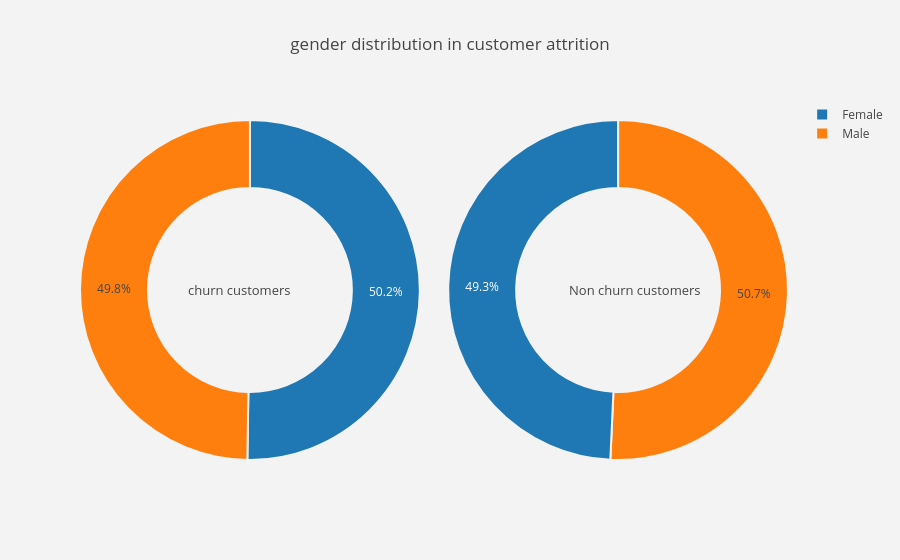
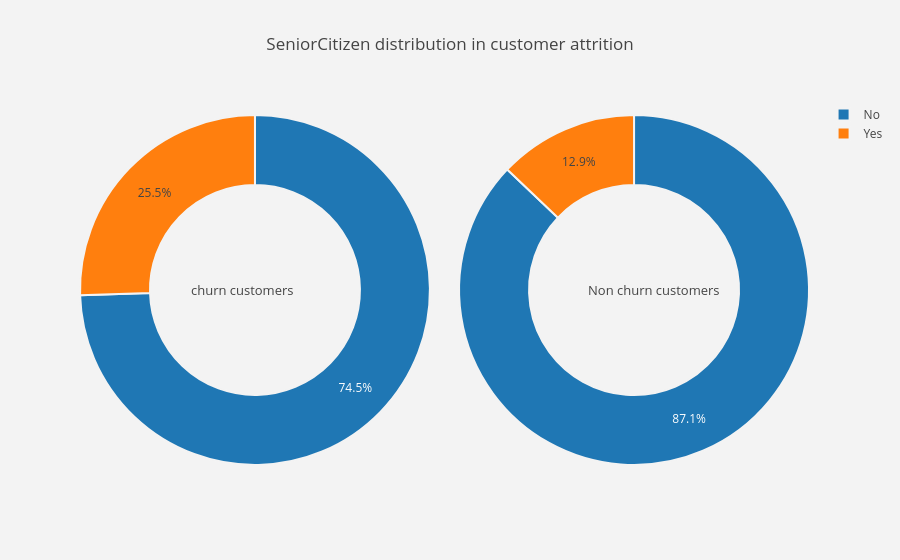
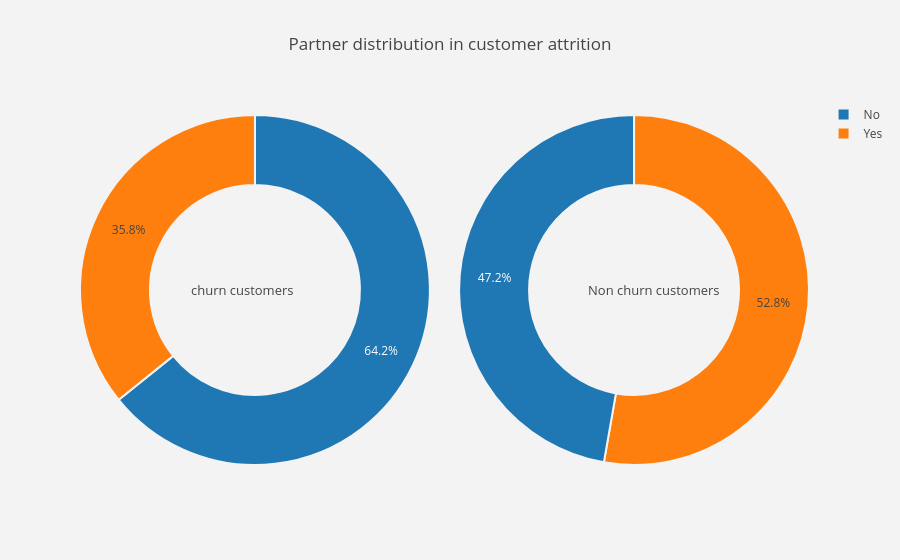
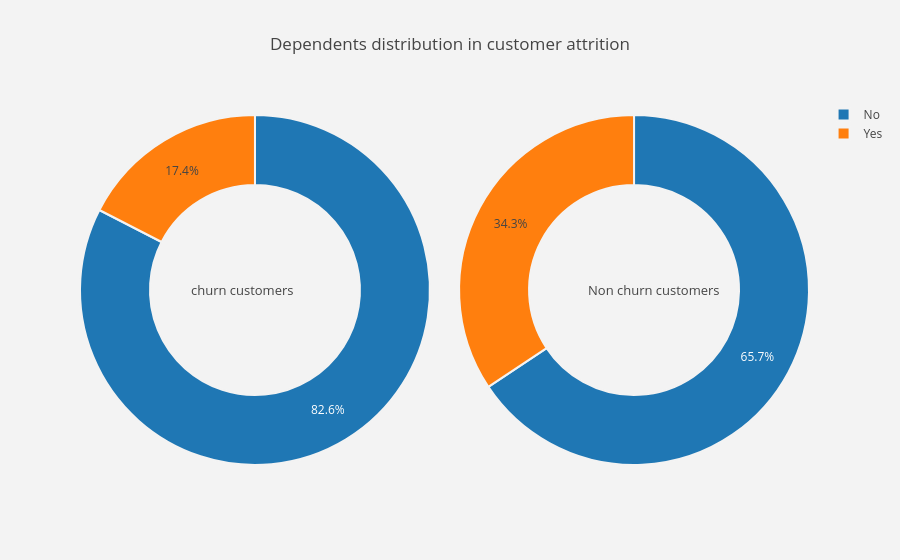

The code cell stored with these charts, in order, in its notebook:
### Markdown cell above
# 3.2. Varibles distribution in customer attrition

### Code cell
#function  for pie plot for customer attrition types
def plot_pie(column) :
    
    trace1 = go.Pie(values  = churn[column].value_counts().values.tolist(),
                    labels  = churn[column].value_counts().keys().tolist(),
                    hoverinfo = "label+percent+name",
                    domain  = dict(x = [0,.48]),
                    name    = "Churn Customers",
                    marker  = dict(line = dict(width = 2,
                                               color = "rgb(243,243,243)")
                                  ),
                    hole    = .6
                   )
    trace2 = go.Pie(values  = not_churn[column].value_counts().values.tolist(),
                    labels  = not_churn[column].value_counts().keys().tolist(),
                    hoverinfo = "label+percent+name",
                    marker  = dict(line = dict(width = 2,
                                               color = "rgb(243,243,243)")
                                  ),
                    domain  = dict(x = [.52,1]),
                    hole    = .6,
                    name    = "Non churn customers" 
                   )


    layout = go.Layout(dict(title = column + " distribution in customer attrition ",
                            plot_bgcolor  = "rgb(243,243,243)",
                            paper_bgcolor = "rgb(243,243,243)",
                            annotations = [dict(text = "churn customers",
                                                font = dict(size = 13),
                                                showarrow = False,
                                                x = .15, y = .5),
                                           dict(text = "Non churn customers",
                                                font = dict(size = 13),
                                                showarrow = False,
                                                x = .88,y = .5
                                               )
                                          ]
                           )
                      )
    data = [trace1,trace2]
    fig  = go.Figure(data = data,layout = layout)
    py.iplot(fig)


#function  for histogram for customer attrition types
def histogram(column) :
    trace1 = go.Histogram(x  = churn[column],
                          histnorm= "percent",
                          name = "Churn Customers",
                          marker = dict(line = dict(width = .5,
                                                    color = "black"
                                                    )
                                        ),
                         opacity = .9 
                         ) 
    
    trace2 = go.Histogram(x  = not_churn[column],
                          histnorm = "percent",
                          name = "Non churn customers",
                          marker = dict(line = dict(width = .5,
                                              color = "black"
                                             )
                                 ),
                          opacity = .9
                         )
    
    data = [trace1,trace2]
    layout = go.Layout(dict(title =column + " distribution in customer attrition ",
                            plot_bgcolor  = "rgb(243,243,243)",
                            paper_bgcolor = "rgb(243,243,243)",
                            xaxis = dict(gridcolor = 'rgb(255, 255, 255)',
                                             title = column,
                                             zerolinewidth=1,
                                             ticklen=5,
                                             gridwidth=2
                                            ),
                            yaxis = dict(gridcolor = 'rgb(255, 255, 255)',
                                             title = "percent",
                                             zerolinewidth=1,
                                             ticklen=5,
                                             gridwidth=2
                                            ),
                           )
                      )
    fig  = go.Figure(data=data,layout=layout)
    
    py.iplot(fig)
    
#function  for scatter plot matrix  for numerical columns in data
def scatter_matrix(df)  :
    
    df  = df.sort_values(by = "Churn" ,ascending = True)
    classes = df["Churn"].unique().tolist()
    classes
    
    class_code  = {classes[k] : k for k in range(2)}
    class_code

    color_vals = [class_code[cl] for cl in df["Churn"]]
    color_vals

    pl_colorscale = "Portland"

    pl_colorscale

    text = [df.loc[k,"Churn"] for k in range(len(df))]
    text

    trace = go.Splom(dimensions = [dict(label  = "tenure",
                                       values = df["tenure"]),
                                  dict(label  = 'MonthlyCharges',
                                       values = df['MonthlyCharges']),
                                  dict(label  = 'TotalCharges',
                                       values = df['TotalCharges'])],
                     text = text,
                     marker = dict(color = color_vals,
                                   colorscale = pl_colorscale,
                                   size = 3,
                                   showscale = False,
                                   line = dict(width = .1,
                                               color='rgb(230,230,230)'
                                              )
                                  )
                    )
    axis = dict(showline  = True,
                zeroline  = False,
                gridcolor = "#fff",
                ticklen   = 4
               )
    
    layout = go.Layout(dict(title  = 
                            "Scatter plot matrix for Numerical columns for customer attrition",
                            autosize = False,
                            height = 800,
                            width  = 800,
                            dragmode = "select",
                            hovermode = "closest",
                            plot_bgcolor  = 'rgba(240,240,240, 0.95)',
                            xaxis1 = dict(axis),
                            yaxis1 = dict(axis),
                            xaxis2 = dict(axis),
                            yaxis2 = dict(axis),
                            xaxis3 = dict(axis),
                            yaxis3 = dict(axis),
                           )
                      )
    data   = [trace]
    fig = go.Figure(data = data,layout = layout )
    py.iplot(fig)

#for all categorical columns plot pie
for i in cat_cols :
    plot_pie(i)

#for all categorical columns plot histogram    
for i in num_cols :
    histogram(i)

#scatter plot matrix
scatter_matrix(telcom)

### Figure 1 — Plotly figure (JSON) as saved in the notebook; plotly's stock layout.template omitted (floating-point values rounded to 4 significant figures)
{"data": [{"domain": {"x": [0, 0.48]}, "hole": 0.6, "hoverinfo": "label+percent+name", "labels": ["Female", "Male"], "marker": {"line": {"color": "rgb(243,243,243)", "width": 2}}, "name": "Churn Customers", "type": "pie", "uid": "31ce4695-e945-40b8-94fb-2067ecf569da", "values": [939, 930]}, {"domain": {"x": [0.52, 1]}, "hole": 0.6, "hoverinfo": "label+percent+name", "labels": ["Male", "Female"], "marker": {"line": {"color": "rgb(243,243,243)", "width": 2}}, "name": "Non churn customers", "type": "pie", "uid": "aac80d2e-fe26-4018-a2ca-5b6cf64362de", "values": [2619, 2544]}], "layout": {"annotations": [{"font": {"size": 13}, "showarrow": false, "text": "churn customers", "x": 0.15, "y": 0.5}, {"font": {"size": 13}, "showarrow": false, "text": "Non churn customers", "x": 0.88, "y": 0.5}], "paper_bgcolor": "rgb(243,243,243)", "plot_bgcolor": "rgb(243,243,243)", "title": {"text": "gender distribution in customer attrition "}}}

### Figure 2 — Plotly figure (JSON) as saved in the notebook; plotly's stock layout.template omitted (floating-point values rounded to 4 significant figures)
{"data": [{"domain": {"x": [0, 0.48]}, "hole": 0.6, "hoverinfo": "label+percent+name", "labels": ["No", "Yes"], "marker": {"line": {"color": "rgb(243,243,243)", "width": 2}}, "name": "Churn Customers", "type": "pie", "uid": "7d4581a7-d83c-4a54-bc6e-358573d129f7", "values": [1393, 476]}, {"domain": {"x": [0.52, 1]}, "hole": 0.6, "hoverinfo": "label+percent+name", "labels": ["No", "Yes"], "marker": {"line": {"color": "rgb(243,243,243)", "width": 2}}, "name": "Non churn customers", "type": "pie", "uid": "7f26c0b6-fb40-4ec0-a997-e55d6e3a1dc8", "values": [4497, 666]}], "layout": {"annotations": [{"font": {"size": 13}, "showarrow": false, "text": "churn customers", "x": 0.15, "y": 0.5}, {"font": {"size": 13}, "showarrow": false, "text": "Non churn customers", "x": 0.88, "y": 0.5}], "paper_bgcolor": "rgb(243,243,243)", "plot_bgcolor": "rgb(243,243,243)", "title": {"text": "SeniorCitizen distribution in customer attrition "}}}

### Figure 3 — Plotly figure (JSON) as saved in the notebook; plotly's stock layout.template omitted (floating-point values rounded to 4 significant figures)
{"data": [{"domain": {"x": [0, 0.48]}, "hole": 0.6, "hoverinfo": "label+percent+name", "labels": ["No", "Yes"], "marker": {"line": {"color": "rgb(243,243,243)", "width": 2}}, "name": "Churn Customers", "type": "pie", "uid": "c685f09a-d5bc-4a89-aa2e-59ef8365b770", "values": [1200, 669]}, {"domain": {"x": [0.52, 1]}, "hole": 0.6, "hoverinfo": "label+percent+name", "labels": ["Yes", "No"], "marker": {"line": {"color": "rgb(243,243,243)", "width": 2}}, "name": "Non churn customers", "type": "pie", "uid": "a8fb66b3-b95f-4632-ad9b-cfcc0414f4e2", "values": [2724, 2439]}], "layout": {"annotations": [{"font": {"size": 13}, "showarrow": false, "text": "churn customers", "x": 0.15, "y": 0.5}, {"font": {"size": 13}, "showarrow": false, "text": "Non churn customers", "x": 0.88, "y": 0.5}], "paper_bgcolor": "rgb(243,243,243)", "plot_bgcolor": "rgb(243,243,243)", "title": {"text": "Partner distribution in customer attrition "}}}

### Figure 4 — Plotly figure (JSON) as saved in the notebook; plotly's stock layout.template omitted (floating-point values rounded to 4 significant figures)
{"data": [{"domain": {"x": [0, 0.48]}, "hole": 0.6, "hoverinfo": "label+percent+name", "labels": ["No", "Yes"], "marker": {"line": {"color": "rgb(243,243,243)", "width": 2}}, "name": "Churn Customers", "type": "pie", "uid": "dc139d60-206e-446e-a97b-6f76460080d4", "values": [1543, 326]}, {"domain": {"x": [0.52, 1]}, "hole": 0.6, "hoverinfo": "label+percent+name", "labels": ["No", "Yes"], "marker": {"line": {"color": "rgb(243,243,243)", "width": 2}}, "name": "Non churn customers", "type": "pie", "uid": "8773b0ed-ee9d-4c89-98d6-40d22acdb76d", "values": [3390, 1773]}], "layout": {"annotations": [{"font": {"size": 13}, "showarrow": false, "text": "churn customers", "x": 0.15, "y": 0.5}, {"font": {"size": 13}, "showarrow": false, "text": "Non churn customers", "x": 0.88, "y": 0.5}], "paper_bgcolor": "rgb(243,243,243)", "plot_bgcolor": "rgb(243,243,243)", "title": {"text": "Dependents distribution in customer attrition "}}}
